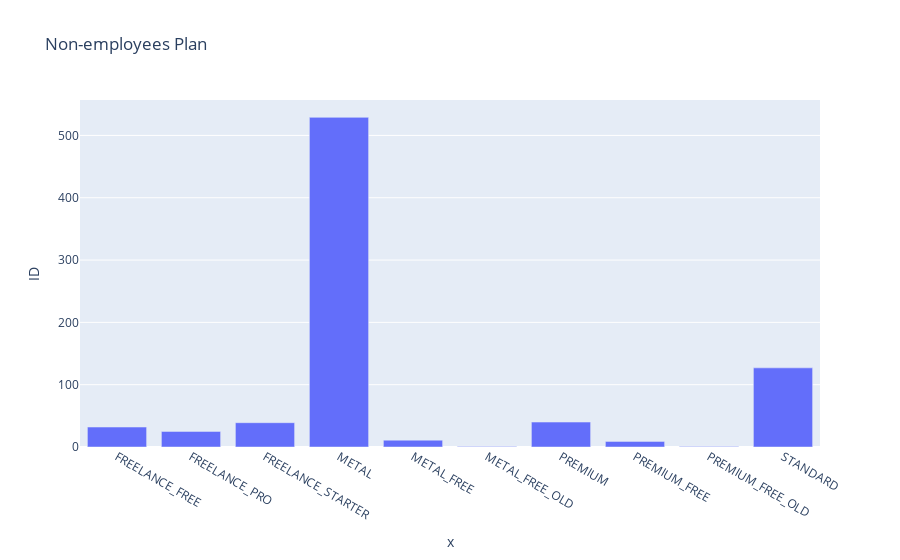

Write notebook code for a chart like this one.
### Code cell
fig = px.bar(plan_counts, x=list(plan_counts.index), y="ID",title="Non-employees Plan")
fig.show()

### Figure 1 — Plotly figure (JSON) as saved in the notebook; plotly's stock layout.template omitted (floating-point values rounded to 4 significant figures)
{"data": [{"alignmentgroup": "True", "hovertemplate": "x=%{x}<br>ID=%{y}<extra></extra>", "legendgroup": "", "marker": {"color": "#636efa"}, "name": "", "offsetgroup": "", "orientation": "v", "showlegend": false, "textposition": "auto", "type": "bar", "x": ["FREELANCE_FREE", "FREELANCE_PRO", "FREELANCE_STARTER", "METAL", "METAL_FREE", "METAL_FREE_OLD", "PREMIUM", "PREMIUM_FREE", "PREMIUM_FREE_OLD", "STANDARD"], "xaxis": "x", "y": [32, 25, 39, 529, 11, 1, 40, 9, 1, 127], "yaxis": "y"}], "layout": {"barmode": "relative", "legend": {"tracegroupgap": 0}, "title": {"text": "Non-employees Plan"}, "xaxis": {"anchor": "y", "domain": [0, 1], "title": {"text": "x"}}, "yaxis": {"anchor": "x", "domain": [0, 1], "title": {"text": "ID"}}}}
